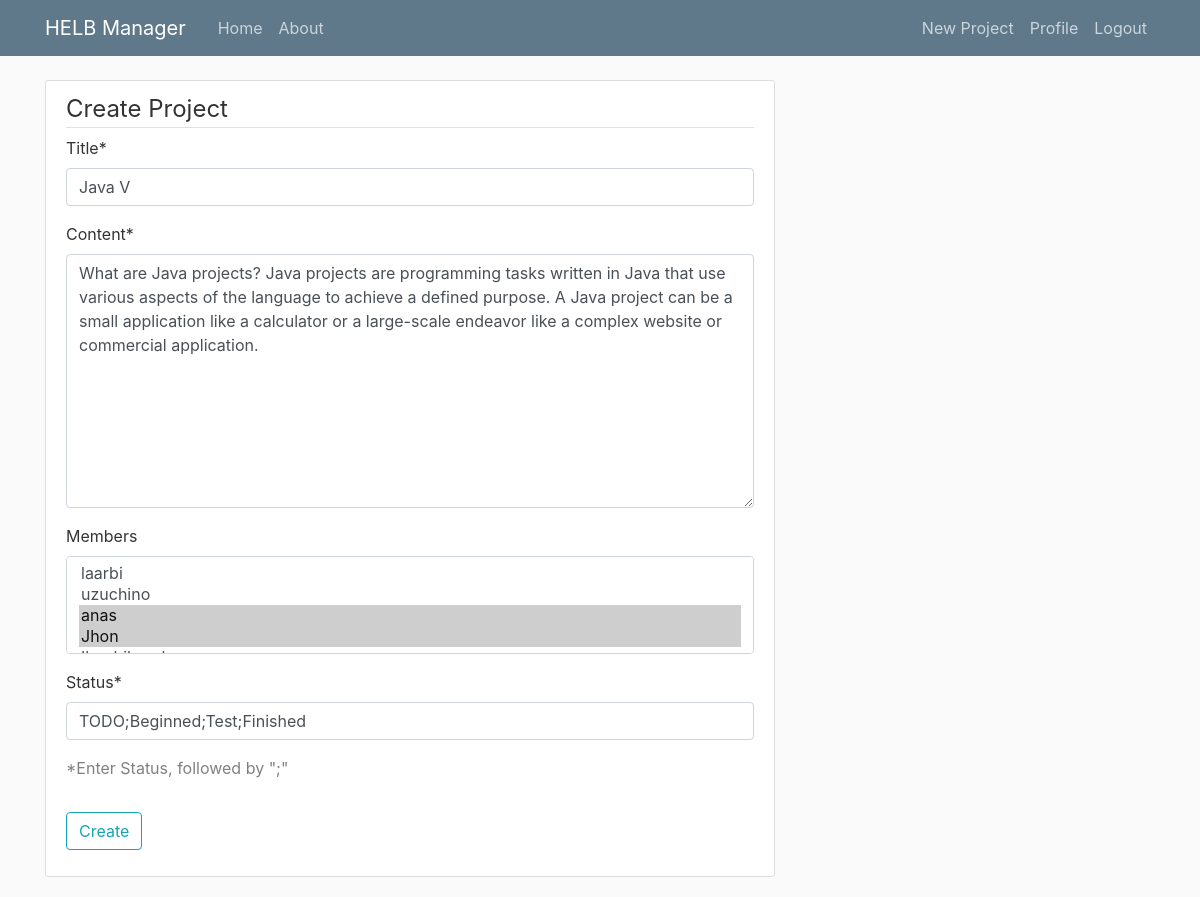
/project/18/update/ (signed in), run on the app's committed database.
### HELBManager/models.py (models this page shows, shortened)
class Project(models.Model):
    title= models.CharField(max_length=100)
    content= models.TextField()
    date_posted= models.DateTimeField(default=timezone.now)
    author= models.ForeignKey(User, on_delete=models.CASCADE)
    members = models.ManyToManyField(User, related_name='members', null=True, blank=True)
    status = models.CharField(max_length=100, default='TODO;In Progress;In Revision;Done')

### HELBManager/views.py (the view, shortened to what this page needs)
# urls.py: path('project/<int:pk>/update/', ProjectUpdateView.as_view(), name='project-update'),
class ProjectUpdateView(LoginRequiredMixin, UserPassesTestMixin, UpdateView):
    model = Project
    fields = ['title', 'content', 'members', 'status']
    def test_func(self):
        project = self.get_object()
        if self.request.user == project.author:
            return True
        return False

### HELBManager/templates/HELBManager/project_form.html (shortened to what this page needs)
{% extends "HELBManager/base.html" %}
{% load crispy_forms_tags %}
{% load static %}
{% block content %}
<div class="content-section">
    <form method="POST">
        <fieldset class="form-group">
            <legend class="border-bottom mb4"> Create Project</legend>
            {{ form|crispy }}
            <p style="color:gray">*Enter Status, followed by ";"</p>
        </fieldset>
        <div class="form-group">
            <button class="btn btn-outline-info" type="submit">Create</button>
        </div>
    </form>
</div>
{% endblock content %}

### HELBManager/static/HELBManager/main.css (style rules this page uses)
body { background: #fafafa; color: #333333; margin-top: 5rem; }
.content-section { background: #ffffff; padding: 10px 20px; border: 1px solid #dddddd; border-radius: 3px; margin-bottom: 20px; }

### data on the page
Project: title "Java V", content "What are Java projects? Java projects are programming tasks written in Java that use various aspects of the language to achieve a defined purpose. A Java project can be a small application like a calculator or a large-scale endeavor like a complex website or commercial application.", status "TODO;Beginned;Test;Finished"
